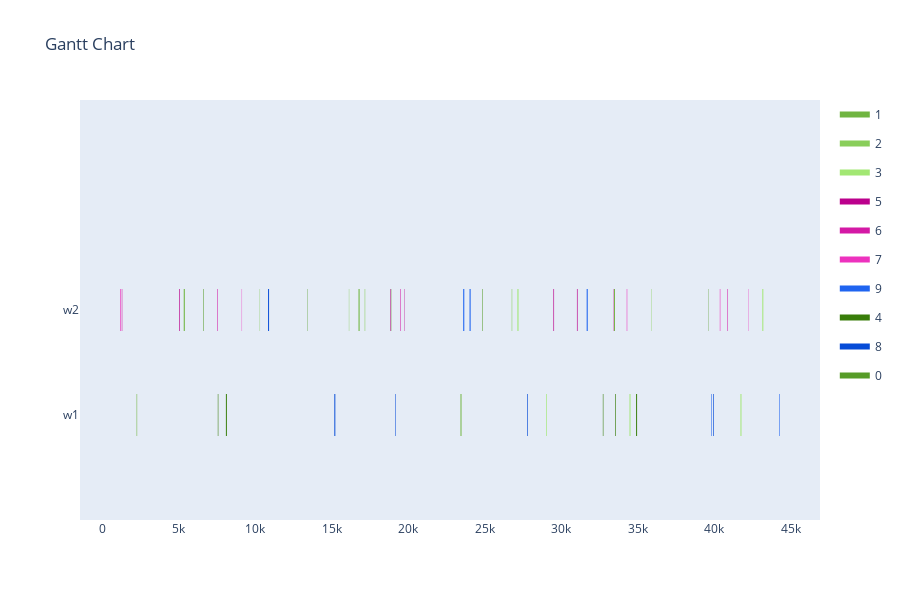

Source (notebook cell):
### Code cell
max_generations = 5000
population_size = 10
offspring_amount = 20
earliest_time_slot = 0
last_time_slot = 50000

optimizer = BaseGA(env)
optimizer.set_minimize()
optimizer.configure('makespan', 'twopointcrossover', 'roulettewheel', 'randomize')
# set all delivery dates to last time slot
for order in orders:
    order[1] = last_time_slot
result, best_fitness_history, average_fitness_history, best_generation_history, feasible_gen = optimizer.optimize(orders, max_generations, earliest_time_slot, last_time_slot, population_size, offspring_amount, verbose=True)
workstation_assignments = reformat_result(result, orders, env)
visualize(workstation_assignments, best_fitness_history, average_fitness_history, best_generation_history, feasible_gen)

### Figure 1 — Plotly figure (JSON) as saved in the notebook; plotly's stock layout.template omitted (floating-point values rounded to 4 significant figures)
{"data": [{"fill": "toself", "fillcolor": "rgb(112, 181, 65)", "hoverinfo": "name", "legendgroup": "rgb(112, 181, 65)", "mode": "none", "name": "1", "type": "scatter", "x": [5329, 5400, 5400, 5329, 5329, 16754, 16825, 16825, 16754, 16754, 33450, 33515, 33515, 33450, 33450, 2249, 2284, 2284, 2249, 2249, 23420, 23484, 23484, 23420], "y": [0.8, 0.8, 1.2, 1.2, null, 0.8, 0.8, 1.2, 1.2, null, 0.8, 0.8, 1.2, 1.2, null, -0.2, -0.2, 0.2, 0.2, null, -0.2, -0.2, 0.2, 0.2]}, {"fill": "toself", "fillcolor": "rgb(137, 206, 90)", "hoverinfo": "name", "legendgroup": "rgb(137, 206, 90)", "mode": "none", "name": "2", "type": "scatter", "x": [35909, 35932, 35932, 35909, 35909, 17156, 17191, 17191, 17156, 17156, 26765, 26800, 26800, 26765, 26765, 16123, 16146, 16146, 16123, 16123, 10293, 10316, 10316, 10293], "y": [0.8, 0.8, 1.2, 1.2, null, 0.8, 0.8, 1.2, 1.2, null, 0.8, 0.8, 1.2, 1.2, null, 0.8, 0.8, 1.2, 1.2, null, 0.8, 0.8, 1.2, 1.2]}, {"fill": "toself", "fillcolor": "rgb(162, 231, 115)", "hoverinfo": "name", "legendgroup": "rgb(162, 231, 115)", "mode": "none", "name": "3", "type": "scatter", "x": [43148, 43213, 43213, 43148, 43148, 27140, 27211, 27211, 27140, 27140, 29008, 29051, 29051, 29008, 29008, 41720, 41784, 41784, 41720, 41720, 34467, 34531, 34531, 34467], "y": [0.8, 0.8, 1.2, 1.2, null, 0.8, 0.8, 1.2, 1.2, null, -0.2, -0.2, 0.2, 0.2, null, -0.2, -0.2, 0.2, 0.2, null, -0.2, -0.2, 0.2, 0.2]}, {"fill": "toself", "fillcolor": "rgb(187, 0, 140)", "hoverinfo": "name", "legendgroup": "rgb(187, 0, 140)", "mode": "none", "name": "5", "type": "scatter", "x": [18827, 18862, 18862, 18827, 18827, 19759, 19782, 19782, 19759, 19759, 5033, 5076, 5076, 5033, 5033, 29492, 29535, 29535, 29492, 29492, 31030, 31073, 31073, 31030], "y": [0.8, 0.8, 1.2, 1.2, null, 0.8, 0.8, 1.2, 1.2, null, 0.8, 0.8, 1.2, 1.2, null, 0.8, 0.8, 1.2, 1.2, null, 0.8, 0.8, 1.2, 1.2]}, {"fill": "toself", "fillcolor": "rgb(212, 25, 165)", "hoverinfo": "name", "legendgroup": "rgb(212, 25, 165)", "mode": "none", "name": "6", "type": "scatter", "x": [40870, 40905, 40905, 40870, 40870, 19475, 19510, 19510, 19475, 19475, 33432, 33453, 33453, 33432, 33432, 1278, 1313, 1313, 1278, 1278, 7514, 7549, 7549, 7514], "y": [0.8, 0.8, 1.2, 1.2, null, 0.8, 0.8, 1.2, 1.2, null, 0.8, 0.8, 1.2, 1.2, null, 0.8, 0.8, 1.2, 1.2, null, 0.8, 0.8, 1.2, 1.2]}, {"fill": "toself", "fillcolor": "rgb(237, 50, 190)", "hoverinfo": "name", "legendgroup": "rgb(237, 50, 190)", "mode": "none", "name": "7", "type": "scatter", "x": [42251, 42272, 42272, 42251, 42251, 34284, 34319, 34319, 34284, 34284, 1163, 1206, 1206, 1163, 1163, 40369, 40404, 40404, 40369, 40369, 9118, 9139, 9139, 9118], "y": [0.8, 0.8, 1.2, 1.2, null, 0.8, 0.8, 1.2, 1.2, null, 0.8, 0.8, 1.2, 1.2, null, 0.8, 0.8, 1.2, 1.2, null, 0.8, 0.8, 1.2, 1.2]}, {"fill": "toself", "fillcolor": "rgb(31, 100, 240)", "hoverinfo": "name", "legendgroup": "rgb(31, 100, 240)", "mode": "none", "name": "9", "type": "scatter", "x": [23596, 23667, 23667, 23596, 23596, 31666, 31737, 31737, 31666, 31666, 24011, 24082, 24082, 24011, 24011, 39819, 39854, 39854, 39819, 39819, 44268, 44303, 44303, 44268], "y": [0.8, 0.8, 1.2, 1.2, null, 0.8, 0.8, 1.2, 1.2, null, 0.8, 0.8, 1.2, 1.2, null, -0.2, -0.2, 0.2, 0.2, null, -0.2, -0.2, 0.2, 0.2]}, {"fill": "toself", "fillcolor": "rgb(56, 125, 9)", "hoverinfo": "name", "legendgroup": "rgb(56, 125, 9)", "mode": "none", "name": "4", "type": "scatter", "x": [32724, 32759, 32759, 32724, 32724, 8085, 8149, 8149, 8085, 8085, 33538, 33581, 33581, 33538, 33538, 7556, 7591, 7591, 7556, 7556, 34897, 34961, 34961, 34897], "y": [-0.2, -0.2, 0.2, 0.2, null, -0.2, -0.2, 0.2, 0.2, null, -0.2, -0.2, 0.2, 0.2, null, -0.2, -0.2, 0.2, 0.2, null, -0.2, -0.2, 0.2, 0.2]}, {"fill": "toself", "fillcolor": "rgb(6, 75, 215)", "hoverinfo": "name", "legendgroup": "rgb(6, 75, 215)", "mode": "none", "name": "8", "type": "scatter", "x": [10842, 10907, 10907, 10842, 10842, 19147, 19182, 19182, 19147, 19147, 15173, 15237, 15237, 15173, 15173, 27778, 27821, 27821, 27778, 27778, 39933, 39976, 39976, 39933], "y": [0.8, 0.8, 1.2, 1.2, null, -0.2, -0.2, 0.2, 0.2, null, -0.2, -0.2, 0.2, 0.2, null, -0.2, -0.2, 0.2, 0.2, null, -0.2, -0.2, 0.2, 0.2]}, {"fill": "toself", "fillcolor": "rgb(87, 156, 40)", "hoverinfo": "name", "legendgroup": "rgb(87, 156, 40)", "mode": "none", "name": "0", "type": "scatter", "x": [13413, 13436, 13436, 13413, 13413, 39598, 39619, 39619, 39598, 39598, 24850, 24885, 24885, 24850, 24850, 18871, 18894, 18894, 18871, 18871, 6605, 6640, 6640, 6605], "y": [0.8, 0.8, 1.2, 1.2, null, 0.8, 0.8, 1.2, 1.2, null, 0.8, 0.8, 1.2, 1.2, null, 0.8, 0.8, 1.2, 1.2, null, 0.8, 0.8, 1.2, 1.2]}, {"legendgroup": "rgb(112, 181, 65)", "marker": {"color": "rgb(112, 181, 65)", "opacity": 0, "size": 1}, "mode": "markers", "name": "", "showlegend": false, "text": [null, null, null, null, null, null, null, null, null, null], "type": "scatter", "x": [5329, 5400, 16754, 16825, 33450, 33515, 2249, 2284, 23420, 23484], "y": [1, 1, 1, 1, 1, 1, 0, 0, 0, 0]}, {"legendgroup": "rgb(137, 206, 90)", "marker": {"color": "rgb(137, 206, 90)", "opacity": 0, "size": 1}, "mode": "markers", "name": "", "showlegend": false, "text": [null, null, null, null, null, null, null, null, null, null], "type": "scatter", "x": [35909, 35932, 17156, 17191, 26765, 26800, 16123, 16146, 10293, 10316], "y": [1, 1, 1, 1, 1, 1, 1, 1, 1, 1]}, {"legendgroup": "rgb(162, 231, 115)", "marker": {"color": "rgb(162, 231, 115)", "opacity": 0, "size": 1}, "mode": "markers", "name": "", "showlegend": false, "text": [null, null, null, null, null, null, null, null, null, null], "type": "scatter", "x": [43148, 43213, 27140, 27211, 29008, 29051, 41720, 41784, 34467, 34531], "y": [1, 1, 1, 1, 0, 0, 0, 0, 0, 0]}, {"legendgroup": "rgb(187, 0, 140)", "marker": {"color": "rgb(187, 0, 140)", "opacity": 0, "size": 1}, "mode": "markers", "name": "", "showlegend": false, "text": [null, null, null, null, null, null, null, null, null, null], "type": "scatter", "x": [18827, 18862, 19759, 19782, 5033, 5076, 29492, 29535, 31030, 31073], "y": [1, 1, 1, 1, 1, 1, 1, 1, 1, 1]}, {"legendgroup": "rgb(212, 25, 165)", "marker": {"color": "rgb(212, 25, 165)", "opacity": 0, "size": 1}, "mode": "markers", "name": "", "showlegend": false, "text": [null, null, null, null, null, null, null, null, null, null], "type": "scatter", "x": [40870, 40905, 19475, 19510, 33432, 33453, 1278, 1313, 7514, 7549], "y": [1, 1, 1, 1, 1, 1, 1, 1, 1, 1]}, {"legendgroup": "rgb(237, 50, 190)", "marker": {"color": "rgb(237, 50, 190)", "opacity": 0, "size": 1}, "mode": "markers", "name": "", "showlegend": false, "text": [null, null, null, null, null, null, null, null, null, null], "type": "scatter", "x": [42251, 42272, 34284, 34319, 1163, 1206, 40369, 40404, 9118, 9139], "y": [1, 1, 1, 1, 1, 1, 1, 1, 1, 1]}, {"legendgroup": "rgb(31, 100, 240)", "marker": {"color": "rgb(31, 100, 240)", "opacity": 0, "size": 1}, "mode": "markers", "name": "", "showlegend": false, "text": [null, null, null, null, null, null, null, null, null, null], "type": "scatter", "x": [23596, 23667, 31666, 31737, 24011, 24082, 39819, 39854, 44268, 44303], "y": [1, 1, 1, 1, 1, 1, 0, 0, 0, 0]}, {"legendgroup": "rgb(56, 125, 9)", "marker": {"color": "rgb(56, 125, 9)", "opacity": 0, "size": 1}, "mode": "markers", "name": "", "showlegend": false, "text": [null, null, null, null, null, null, null, null, null, null], "type": "scatter", "x": [32724, 32759, 8085, 8149, 33538, 33581, 7556, 7591, 34897, 34961], "y": [0, 0, 0, 0, 0, 0, 0, 0, 0, 0]}, {"legendgroup": "rgb(6, 75, 215)", "marker": {"color": "rgb(6, 75, 215)", "opacity": 0, "size": 1}, "mode": "markers", "name": "", "showlegend": false, "text": [null, null, null, null, null, null, null, null, null, null], "type": "scatter", "x": [10842, 10907, 19147, 19182, 15173, 15237, 27778, 27821, 39933, 39976], "y": [1, 1, 0, 0, 0, 0, 0, 0, 0, 0]}, {"legendgroup": "rgb(87, 156, 40)", "marker": {"color": "rgb(87, 156, 40)", "opacity": 0, "size": 1}, "mode": "markers", "name": "", "showlegend": false, "text": [null, null, null, null, null, null, null, null, null, null], "type": "scatter", "x": [13413, 13436, 39598, 39619, 24850, 24885, 18871, 18894, 6605, 6640], "y": [1, 1, 1, 1, 1, 1, 1, 1, 1, 1]}], "layout": {"height": 600, "hovermode": "closest", "showlegend": true, "title": {"text": "Gantt Chart"}, "xaxis": {"rangeselector": {"buttons": [{"count": 7, "label": "1w", "step": "day", "stepmode": "backward"}, {"count": 1, "label": "1m", "step": "month", "stepmode": "backward"}, {"count": 6, "label": "6m", "step": "month", "stepmode": "backward"}, {"count": 1, "label": "YTD", "step": "year", "stepmode": "todate"}, {"count": 1, "label": "1y", "step": "year", "stepmode": "backward"}, {"step": "all"}]}, "showgrid": false, "type": "linear", "zeroline": false}, "yaxis": {"autorange": false, "range": [-1, 3], "showgrid": false, "ticktext": ["w1", "w2"], "tickvals": [0, 1], "zeroline": false}}}
